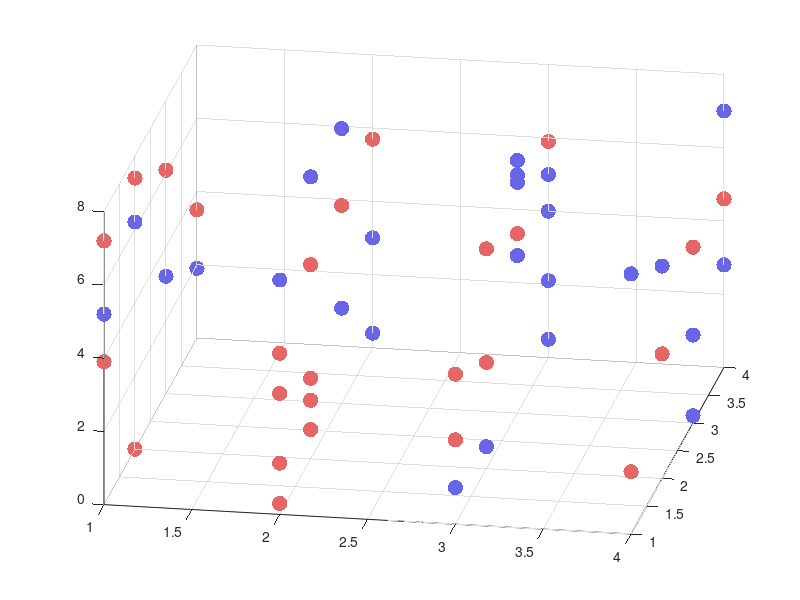
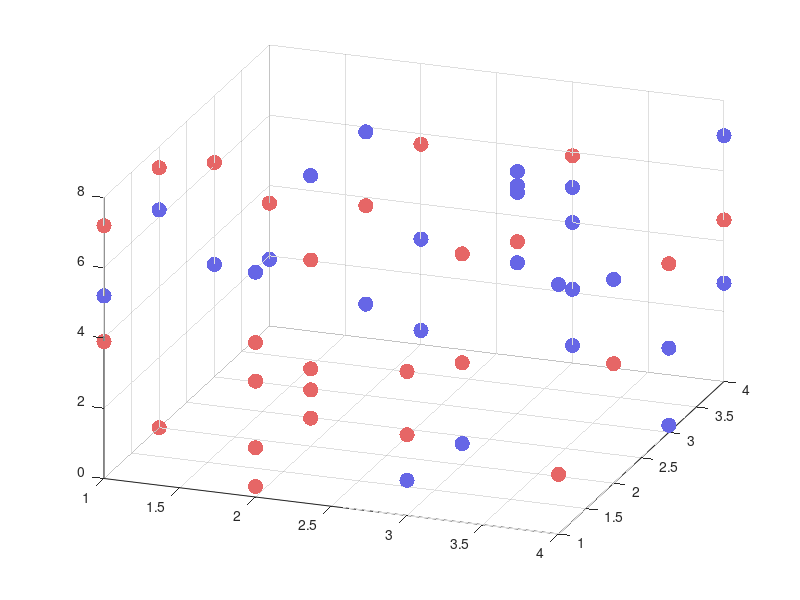
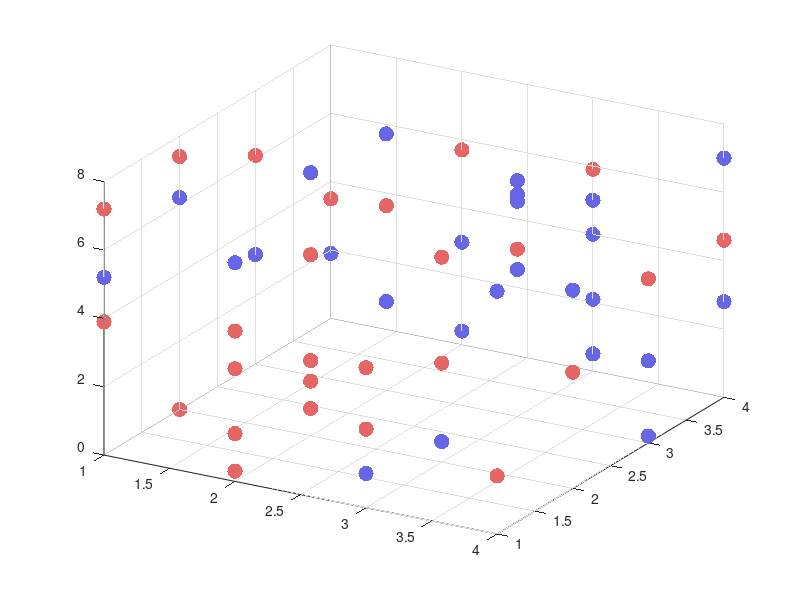
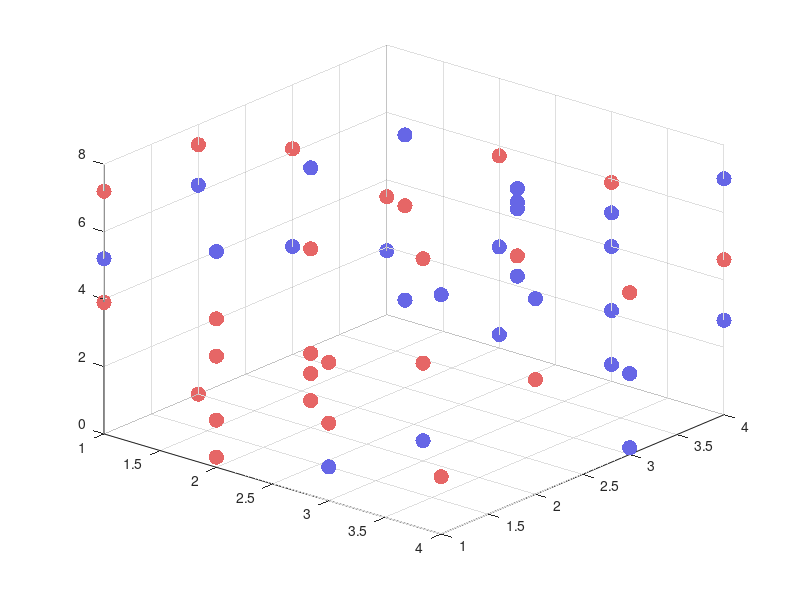

Write the MATLAB code that produced these figures, in order.
%Shao-Fang Wang 2018
%file name
fname = 'stimuli_param_uniqueF3_itemiden.csv';
fname_train = 'stimuli_param_uniqueF3_train_itemiden.csv';
fname_test = 'stimuli_param_uniqueF3_test_itemiden.csv';
%specify training features 
F1 = [1,2,3,4];
F2 = [1,2,3,4];
%F3 = [0,1,3,4];
F3 = 0:0.1:7.7;
F3 = F3(randperm(length(F3))); %randomise the list

%%
%category A: training
%F1_freq = [6 10 6 4];
%F2_freq = [9 9 4 4];
f(1).F1freq = 6;
f(1).F2freq = [2 2 1 1];
f(2).F1freq = 10;
f(2).F2freq = [4 4 1 1 ];
f(3).F1freq = 6;
f(3).F2freq = [2 2 1 1];
f(4).F1freq = 4;
f(4).F2freq = [1 1 1 1];

%%feature01
temp = [];
for ii = 1:length(F1)%feature identity
    for ifreq = 1:f(ii).F1freq %first feature frequency
       temp = [temp; F1(ii)];
    end
end

%%feature02
temp2 = [];
for ii = 1:length(F1)%feature identity
for i2 = 1:length(F2)%feature identity
    for ifreq2 = 1:f(ii).F2freq(i2) %second feature frequency
        temp2 = [temp2;F2(i2)];
    end
end
end

%%feature03
temp3 = datasample(F3,size(temp2,1),'Replace',false);%F3(randperm(size(temp2,1)));
Atemp3 = temp3';

%%parameters for CatA
CatA_train_feature_set = [temp temp2 Atemp3 ones(length(temp),1)];%3 features + category label

%%
%category B: training
%F1_freq = [4 6 10 6];
%F2_freq = [4 4 9 9];
f(1).F1freq = 4;
f(1).F2freq = [1 1 1 1];
f(2).F1freq = 6;
f(2).F2freq = [1 1 2 2];
f(3).F1freq = 10;
f(3).F2freq = [1 1 4 4];
f(4).F1freq = 6;
f(4).F2freq = [1 1 2 2];

%%feature01
temp = [];
for ii = 1:length(F1)%feature identity
    for ifreq = 1:f(ii).F1freq %first feature frequency
       temp = [temp; F1(ii)];
    end
end

%%feature02
temp2 = [];
for ii = 1:length(F1)%feature identity
for i2 = 1:length(F2)%feature identity
    for ifreq2 = 1:f(ii).F2freq(i2) %second feature frequency
        temp2 = [temp2;F2(i2)];
    end
end
end

%%feature03
lia = ismember(F3,Atemp3);
F3_B = F3(lia==0);
temp3 = datasample(F3_B,size(temp2,1),'Replace',false);
Btemp3 = temp3';

%%parameters for CatB
CatB_train_feature_set = [temp temp2 Btemp3 zeros(length(temp),1)];%3 features + category label

Cat_train_set = [CatA_train_feature_set; CatB_train_feature_set];

if sum(ismember(Atemp3,Btemp3))>0
    error('Feature 3 is not item unique across the two categories')
end

[H,P,CI,STATS]=ttest2(CatA_train_feature_set(:,3),CatB_train_feature_set(:,3));
fprintf('Check feature03 randomness of training set: t-test: pvalue %f\n',P)
%%%Plot
c = [0.9 0.4 0.4];%color for category A (red)
c2 = [0.4 0.4 0.9]; % color for category B (blue)
C = [];
    for ii = 1:size(CatA_train_feature_set,1)
        C = [C; c];
    end

    for ii = 1:size(CatB_train_feature_set,1)
        C = [C; c2];
    end
    
for ii = 10:10:100
h=figure(1);scatter3(Cat_train_set(:,1),Cat_train_set(:,2),Cat_train_set(:,3),120,C,'fill')
view(ii,30)
img_name = ['stimuli_dimension_train_',num2str(ii,'%03d'),'.jpg'];
saveas(h,img_name)
pause
end

%%add item identity
temp = eye(size(Cat_train_set,1));
Cat_train_set = [Cat_train_set temp];

%%save training stimuli parameters
csvwrite(fname_train,Cat_train_set)

%% New stimuli
%specify new features:
%F1new = F1;
%F2new = 2;
lia= ismember(F3_B,Btemp3);
F3new = F3_B(lia==0);
F3new_subsetA = datasample(F3new,13);

CatA_train_feature_set_new = [
    1 F2(1) F3new_subsetA(1); ...
    1 F2(2) F3new_subsetA(2); ...
    1 datasample([F2(3),F2(4)],1) F3new_subsetA(3); ...
    2 F2(1) F3new_subsetA(4); ...
    2 F2(1) F3new_subsetA(5); ...
    2 F2(2) F3new_subsetA(6); ...
    2 F2(2) F3new_subsetA(7); ...
    2 datasample([F2(3),F2(4)],1) F3new_subsetA(8); ...
    3 F2(1) F3new_subsetA(9); ...
    3 F2(2) F3new_subsetA(10); ...
    3 datasample([F2(3),F2(4)],1) F3new_subsetA(11); ...
    4 datasample([F2(1),F2(2)],1) F3new_subsetA(12); ...
    4 datasample([F2(3),F2(4)],1) F3new_subsetA(13)];


lia = ismember(F3new,F3new_subsetA);
F3new_subsetB = F3new(lia==0);

CatB_train_feature_set_new = [
    1 datasample([F2(1),F2(2)],1) F3new_subsetB(1); ...
    1 datasample([F2(3),F2(4)],1) F3new_subsetB(2); ...
    2 F2(3) F3new_subsetB(3); ...
    2 F2(4) F3new_subsetB(4); ...
    2 datasample([F2(1),F2(2)],1) F3new_subsetB(5); ...
    3 F2(3) F3new_subsetB(6); ...
    3 F2(3) F3new_subsetB(7); ...
    3 F2(4) F3new_subsetB(8); ...
    3 F2(4) F3new_subsetB(9); ...
    3 datasample([F2(1),F2(2)],1) F3new_subsetB(10); ...
    4 F2(3) F3new_subsetB(11); ...
    4 F2(4) F3new_subsetB(12); ...
    4 datasample([F2(1),F2(2)],1) F3new_subsetB(13)];

CatA_new = [CatA_train_feature_set_new ones(size(CatA_train_feature_set_new,1),1)];
CatB_new = [CatB_train_feature_set_new zeros(size(CatB_train_feature_set_new,1),1)];

New_set = [CatA_new; CatB_new];

[H,P,CI,STATS]=ttest2(CatA_new(:,3),CatB_new(:,3));
fprintf('Check feature03 randomness of new set: t-test: pvalue %f\n',P)
%%add item identity
temp = eye(size(New_set,1));
New_set = [New_set temp];

%%save training stimuli parameters
csvwrite(fname_test,New_set)

%%plot
c = [0.6 0.2 0.3];%color for category A (red)
c2 = [0.3 0.2 0.6]; % color for category B (blue)
%C = [];
     for ii = 1:size(CatA_train_feature_set_new,1)
         C = [C; c];
     end
 
     for ii = 1:size(CatB_train_feature_set_new,1)
         C = [C; c2];
     end

%%% labels for train and test stimuli sets
% Cat_train_set = [Cat_train_set ones(size(Cat_train_set,1),1)];
% New_set = [New_set zeros(size(New_set,1),1)];
 Cat = [Cat_train_set(:,1:3); New_set(:,1:3)];
% 
%%%Plot
for ii = 10:10:100
h=figure(2);scatter3(Cat(:,1),Cat(:,2),Cat(:,3),120,C,'fill')
view(ii,30)
img_name = ['stimuli_dimension_train_test_',num2str(ii,'%03d'),'.jpg'];
saveas(h,img_name)
pause
end
% 
% h=figure(3);scatter3(New_set(:,1),New_set(:,2),New_set(:,3),120,'fill')
% img_name = ['stimuli_dimension_test.jpg'];
% saveas(h,img_name)
% %% save stimuli parameters
% csvwrite(fname,Cat)
%parameters for three features, category label, and train/test label

